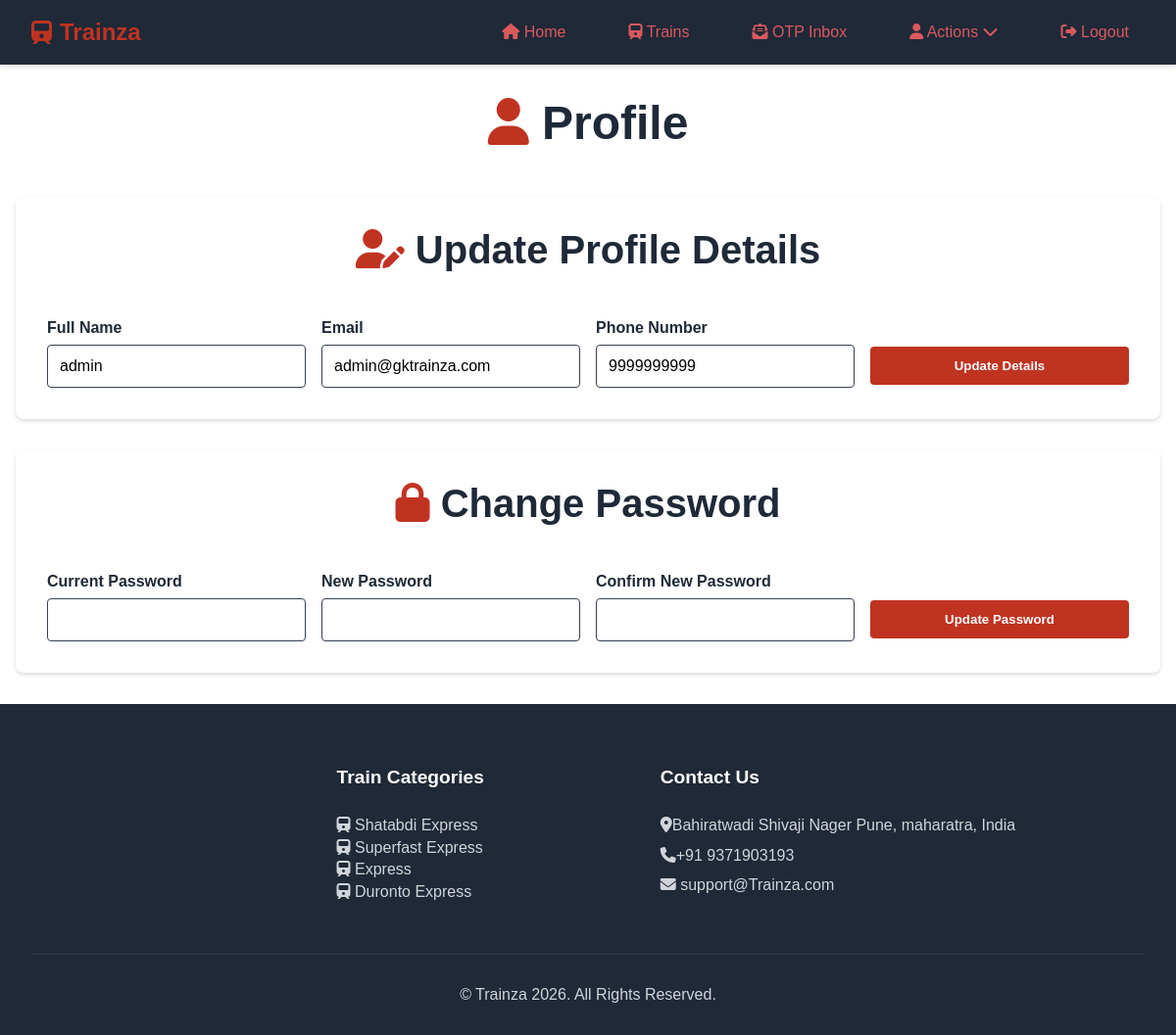
The app's page /profile.php (signed in) with its own data.
### tables this page shows
CREATE TABLE `users` (
  `user_id` int(11) NOT NULL,
  `name` varchar(255) NOT NULL,
  `phone_number` varchar(15) NOT NULL,
  `email` varchar(255) NOT NULL,
  `password` varchar(255) NOT NULL,
  `role` tinyint(1) NOT NULL DEFAULT 0
);

### include/_profile.php (called while the page is built, shortened)
<?php
require_once "include/db.php";
$user_id = $_SESSION['user_id'];
$stmt = $conn->prepare("SELECT name, email, phone_number FROM users WHERE user_id = ?");
$stmt->bind_param("i", $user_id);
$stmt->execute();
$result = $stmt->get_result();
$user = $result->fetch_assoc();
?>

### profile.php (the view, shortened to what this page needs)
<?php require 'include/_profile.php'?>
<!DOCTYPE html>
<html lang="en">
<head>
    <link rel="stylesheet" href="https://cdnjs.cloudflare.com/ajax/libs/font-awesome/6.5.1/css/all.min.css">
    <link rel="stylesheet" href="css/global.css">
</head>
<body>
    <?php include 'include/nav.php'; ?>
    <main>
        <h1><i class="fas fa-user"></i> Profile</h1>
        <div class="form-section">
            <h2><i class="fas fa-user-edit"></i> Update Profile Details</h2>
            <form action="" method="POST">
                <div class="form-group">
                    <label for="name">Full Name</label>
                    <input type="text" id="name" name="name" value="<?php echo htmlspecialchars($user['name']); ?>" required>
                </div>
                <div class="form-group">
                    <label for="email">Email</label>
                    <input type="email" id="email" name="email" value="<?php echo htmlspecialchars($user['email']); ?>" required>
                </div>
                <div class="form-group">
                    <label for="phone">Phone Number</label>
                    <input type="tel" id="phone" name="phone" value="<?php echo htmlspecialchars($user['phone_number']); ?>" required>
                </div>
                <div class="form-group">
                    <button type="submit" name="update_details" class="action-btn">Update Details</button>
                </div>
            </form>
        </div>
        <div class="form-section">
            <h2><i class="fas fa-lock"></i> Change Password</h2>
            <form action="" method="POST">
                <div class="form-group">
                    <label for="current_password">Current Password</label>
                    <input type="password" id="current_password" name="current_password" required>
                </div>
                <div class="form-group">
                    <label for="new_password">New Password</label>
                    <input type="password" id="new_password" name="new_password" required>
                </div>
                <div class="form-group">
                    <label for="confirm_password">Confirm New Password</label>
                    <input type="password" id="confirm_password" name="confirm_password" required>
                </div>
                <div class="form-group">
                    <button type="submit" name="update_password" class="action-btn">Update Password</button>
                </div>
            </form>
        </div>
    </main>
    <?php include 'include/footer.php'; ?>
</body>
</html>

### css/global.css (style rules this page uses)
:root { --primary-color: #c03321; --primary-hover: #dd3636; --primary-light: #eaf0f6; --text-color: #d9595e; --text-dark: #1f2937; --text-light: #6b7280; --bg-light: #fcf8fb; --bg-dark: #1f2937; --bg-white: #fff; --border-color: #374151; --shadow-color: rgba(0, 0, 0, 0.144); --shadow-hover: rgba(0, 0, 0, 0.15); --hero-overlay: rgba(0, 0, 0, 0.66); --shadow-primary: rgba(37, 99, 235, 0.2); --shadow-primary-hover: rgba(37, 99, 235, 0.3); }
* { margin: 0; padding: 0; box-sizing: border-box; font-family: "Arial", sans-serif; }
main { max-width: 1200px; margin: 2rem auto; padding: 0 1rem; }
h1 { font-size: 3rem; }
.form-section { background: var(--bg-white); padding: 2rem; border-radius: 8px; box-shadow: 0 2px 4px var(--shadow-color); margin-bottom: 2rem; }
form { display: grid; grid-template-columns: repeat(auto-fit, minmax(200px, 1fr)); gap: 1rem; }
.form-group { display: flex; flex-direction: column; gap: 0.5rem; justify-content: center; }
.form-group label { font-weight: 600; color: var(--text-dark); }
.form-group input, .form-group select { padding: 0.75rem; border: 1px solid var(--border-color); border-radius: 4px; font-size: 1rem; }
.action-btn { background: var(--primary-color); color: white; padding: 0.75rem 1.5rem; border: none; border-radius: 4px; cursor: pointer; font-weight: 600; transition: all 0.3s; margin-top: 1.5rem; }

### records on screen
users: name "admin", email "admin@gktrainza.com", phone "9999999999"

### other values on screen
$category "Shatabdi Express"
$category "Superfast Express"
$category "Express"
$category "Duronto Express"
